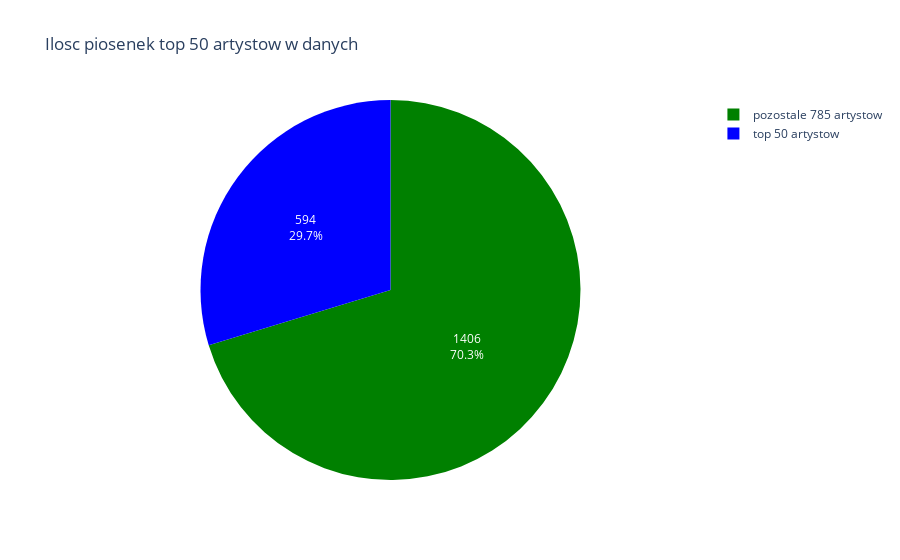

This figure's notebook cell:
### Code cell
px.pie(values=[artist[:50].sum(),2000-artist[:50].sum()], 
       names=['top 50 artystow',f'pozostale {835-50} artystow'], 
       title="Ilosc piosenek top 50 artystow w danych",
       color_discrete_sequence = ['green', 'blue']
      ).update_traces(textinfo='value+percent')

### Figure 1 — Plotly figure (JSON) as saved in the notebook; plotly's stock layout.template omitted (floating-point values rounded to 4 significant figures)
{"data": [{"domain": {"x": [0, 1], "y": [0, 1]}, "hovertemplate": "label=%{label}<br>value=%{value}<extra></extra>", "labels": ["top 50 artystow", "pozostale 785 artystow"], "legendgroup": "", "name": "", "showlegend": true, "textinfo": "value+percent", "type": "pie", "values": [594, 1406]}], "layout": {"legend": {"tracegroupgap": 0}, "piecolorway": ["green", "blue"], "title": {"text": "Ilosc piosenek top 50 artystow w danych"}}}
